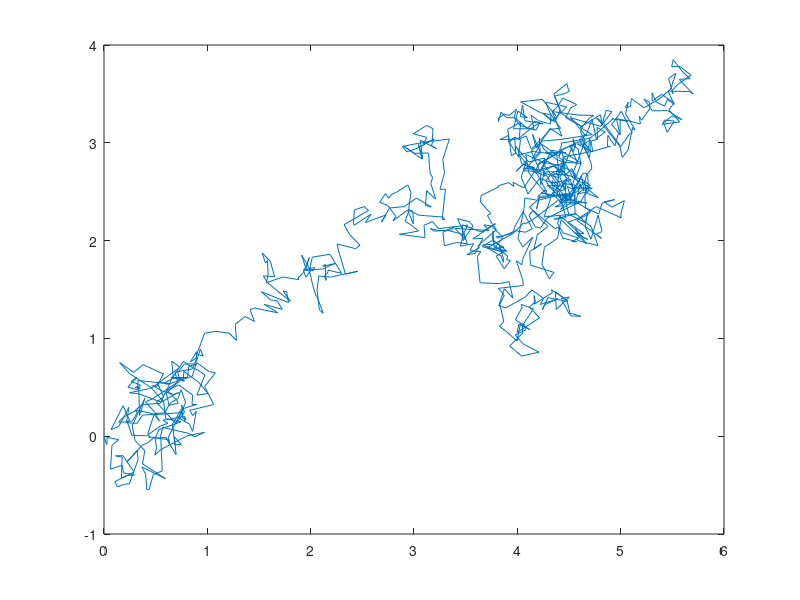

Recreate this plot in MATLAB.
function [t,w,z]=brwnm2()
t0 = 0;
tf = 10;
h = 0.01;
t=t0:h:tf;
x=randn(size(t))*sqrt(h);
y=randn(size(t))*sqrt(h);
w(1)=0;
z(1)=0;
  for k=1:length(t)-1
      w(k+1)=w(k)+x(k);
      z(k+1)=z(k)+y(k);
  end
  plot(w,z);
